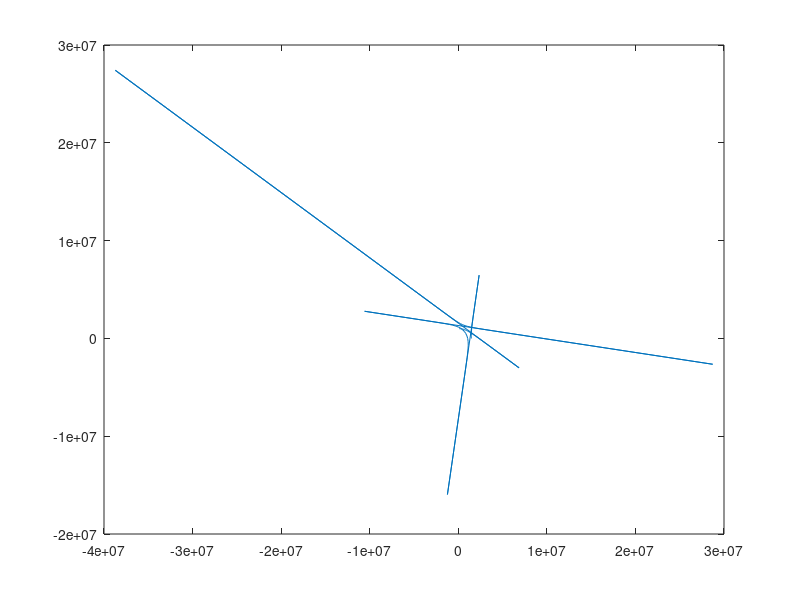

This chart was generated by the following MATLAB code:
G = 6.67e-8;
M = 2.864e33;
c = 2.998e10;
rs = 2*G*M/(c^2);
function ua = ua(phi,u)
    ua = [u(2);3*(u(1).^2) - u(1)];
end
rm= 1e8;
rpuls = 1e6;
minlam = acos(sqrt(rpuls/rm));
phi = minlam;
alpha = 0.01;
u0 = 0.5*rs/rpuls;
uv0 = -u0/tan(alpha-phi);
[phi,l] = ode45(@ua,[minlam,-3*pi],[u0;uv0]);
r = 0.5*rs./(l(:,1));
res = [r.*cos(phi),r.*sin(phi)];
plot(res(:,1),res(:,2))
